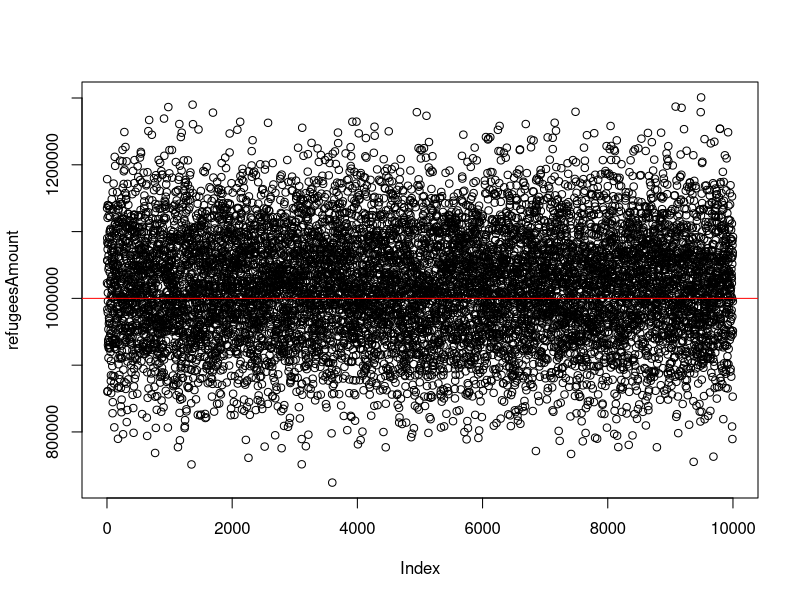

Write R code to recreate this figure.
# As of 31 December 2015, how many refugees and migrants will UNHCR report as having arrived in Europe by sea?
# Europe is facing a refugee crisis [...]. Question will be resolved using the data available on UNHCR's Emergency Response Page for the Mediterranean as of 31 December 2015 (http://data.unhcr.org/mediterranean/regional.html ).
# https://www.gjopen.com/questions/45-as-of-31-december-2015-how-many-refugees-and-migrants-will-unhcr-report-as-having-arrived-in-europe-by-sea
# (CC BY 3.0) Roland Kofler, eccept the data which is UNHCR's copyright
#
# found the freaking data:
# http://data.unhcr.org/data_sources/mediterranean/data.xls?_=1446294376729

# initializations
October=10 
September=9                 #you got the idea
reportedAmount=723221
million=10^6
N=10000;
arrivals= c( 5546,  7343,	10184,	29441,	40117,	53987,	75483,	130837,	172843,	197440)
if (reportedAmount != sum(arrivals)) break;

# model parameters
weight1= rnorm(N, mean=0.8, sd=0.3)
weight2= rnorm(N, mean=0.7, sd=0.3)


# calculations
arrivalsNovember = arrivals[October] * weight1
arrivalsDecember = arrivals[October] * weight2 
futureArrivals= arrivalsNovember + arrivalsDecember
refugeesAmount = reportedAmount + futureArrivals
plot(refugeesAmount)
abline(h=million, col="red");
overAmillion = refugeesAmount > 10^6
ProbabilityOverMillion= sum(overAmillion)/N
print (ProbabilityOverMillion * 100)
